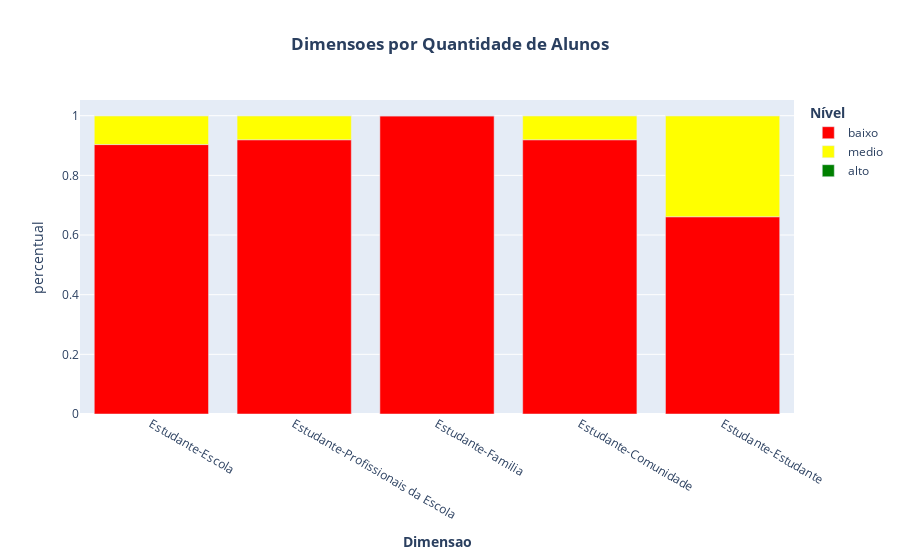

The notebook cell saved with this chart:
### Code cell
fig = px.bar(df_dimensao, x="dimensao", y="percentual",color="nivel",
                 color_discrete_map={'alto': 'green','medio': 'yellow', 'baixo': 'red'}, 
                 labels={'quantidade':'<b>Quantidade</b>','dimensao':'<b>Dimensao</b>',},
                 title="<b>Dimensoes por Quantidade de Alunos</b>")

fig.update_layout(
        legend_title="<b>Nível</b>",title_x=0.5

    )

fig.update_traces(showlegend=True)
fig.show()

### Figure 1 — Plotly figure (JSON) as saved in the notebook; plotly's stock layout.template omitted (floating-point values rounded to 4 significant figures)
{"data": [{"alignmentgroup": "True", "hovertemplate": "nivel=baixo<br><b>Dimensao</b>=%{x}<br>percentual=%{y}<extra></extra>", "legendgroup": "baixo", "marker": {"color": "red", "pattern": {"shape": ""}}, "name": "baixo", "offsetgroup": "baixo", "orientation": "v", "showlegend": true, "textposition": "auto", "type": "bar", "x": ["Estudante-Escola", "Estudante-Profissionais da Escola", "Estudante-Familia", "Estudante-Comunidade", "Estudante-Estudante"], "xaxis": "x", "y": [0.9032, 0.9194, 1, 0.9194, 0.6613], "yaxis": "y"}, {"alignmentgroup": "True", "hovertemplate": "nivel=medio<br><b>Dimensao</b>=%{x}<br>percentual=%{y}<extra></extra>", "legendgroup": "medio", "marker": {"color": "yellow", "pattern": {"shape": ""}}, "name": "medio", "offsetgroup": "medio", "orientation": "v", "showlegend": true, "textposition": "auto", "type": "bar", "x": ["Estudante-Escola", "Estudante-Profissionais da Escola", "Estudante-Familia", "Estudante-Comunidade", "Estudante-Estudante"], "xaxis": "x", "y": [0.09677, 0.08065, 0, 0.08065, 0.3387], "yaxis": "y"}, {"alignmentgroup": "True", "hovertemplate": "nivel=alto<br><b>Dimensao</b>=%{x}<br>percentual=%{y}<extra></extra>", "legendgroup": "alto", "marker": {"color": "green", "pattern": {"shape": ""}}, "name": "alto", "offsetgroup": "alto", "orientation": "v", "showlegend": true, "textposition": "auto", "type": "bar", "x": ["Estudante-Escola", "Estudante-Profissionais da Escola", "Estudante-Familia", "Estudante-Comunidade", "Estudante-Estudante"], "xaxis": "x", "y": [0, 0, 0, 0, 0], "yaxis": "y"}], "layout": {"barmode": "relative", "legend": {"title": {"text": "<b>Nível</b>"}, "tracegroupgap": 0}, "title": {"text": "<b>Dimensoes por Quantidade de Alunos</b>", "x": 0.5}, "xaxis": {"anchor": "y", "domain": [0, 1], "title": {"text": "<b>Dimensao</b>"}}, "yaxis": {"anchor": "x", "domain": [0, 1], "title": {"text": "percentual"}}}}
